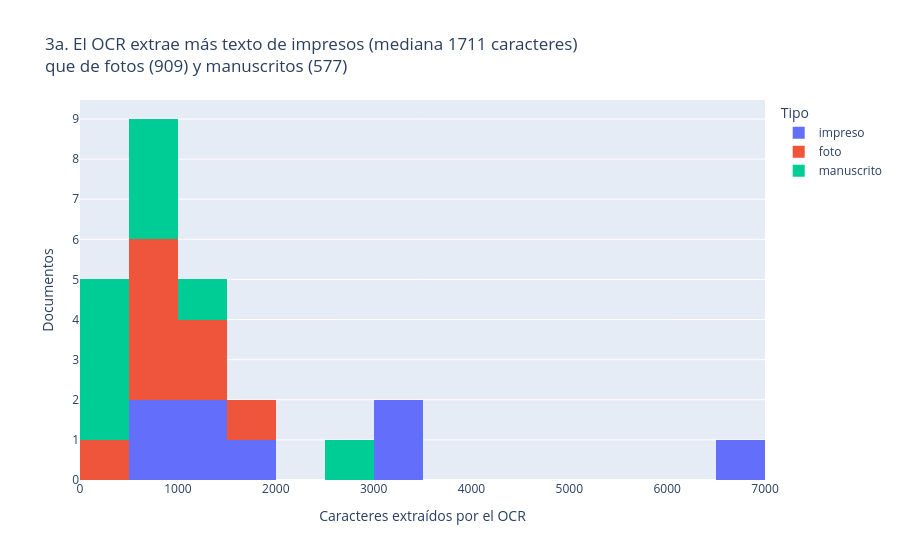
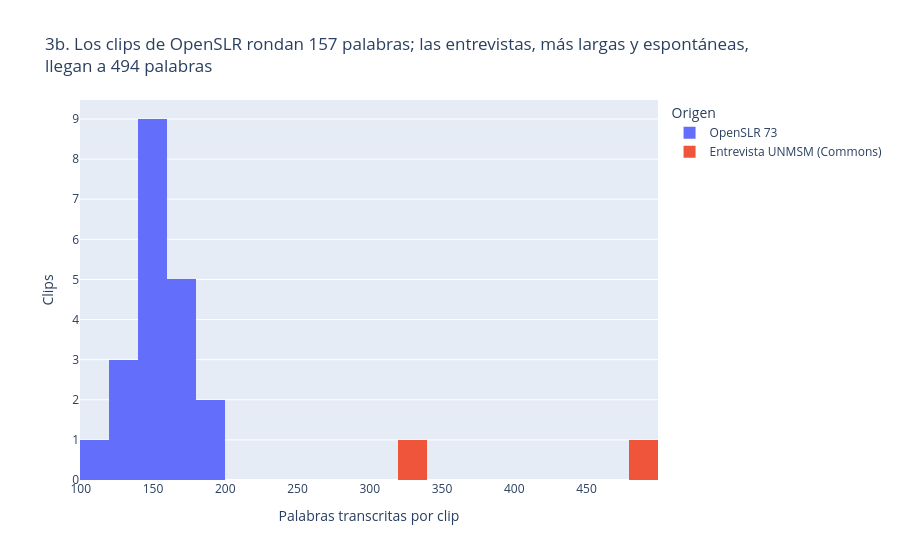

Notebook code cell kept with these figures, in order:
### Code cell
# PROCESO 6.3: Gráfico 3, longitud de los textos extraídos.
# Insumo: n_caracteres (OCR) y n_palabras (ASR).
# Resultado: dos histogramas (3a: caracteres OCR por tipo; 3b: palabras ASR por origen), cada uno con su propia escala.
med = docs.groupby("tipo")["n_caracteres"].median()
fig3a = px.histogram(docs, x="n_caracteres", color="tipo", nbins=14, barmode="stack",
                     category_orders={"tipo": ["impreso", "foto", "manuscrito"]},
                     labels={"n_caracteres": "Caracteres extraídos por el OCR", "tipo": "Tipo"},
                     title=(f"3a. El OCR extrae más texto de impresos (mediana {med['impreso']:.0f} caracteres)<br>"
                            f"que de fotos ({med['foto']:.0f}) y manuscritos ({med['manuscrito']:.0f})"))
fig3a.update_yaxes(title="Documentos")
mostrar(fig3a, "grafico_3a_longitud_ocr")

med_asr = clips.groupby("origen")["n_palabras"].median()
fig3b = px.histogram(clips, x="n_palabras", color="origen", nbins=20, barmode="stack",
                     labels={"n_palabras": "Palabras transcritas por clip", "origen": "Origen"},
                     title=(f"3b. Los clips de OpenSLR rondan {med_asr['OpenSLR 73']:.0f} palabras; las entrevistas, más largas "
                            f"y espontáneas,<br>llegan a {clips['n_palabras'].max():.0f} palabras"))
fig3b.update_yaxes(title="Clips")
mostrar(fig3b, "grafico_3b_longitud_asr")

### Figure 1 — Plotly figure (JSON) as saved in the notebook; plotly's stock layout.template omitted (floating-point values rounded to 4 significant figures)
{"data": [{"bingroup": "x", "hovertemplate": "Tipo=impreso<br>Caracteres extraídos por el OCR=%{x}<br>count=%{y}<extra></extra>", "legendgroup": "impreso", "marker": {"color": "#636efa", "pattern": {"shape": ""}}, "name": "impreso", "nbinsx": 14, "orientation": "v", "showlegend": true, "type": "histogram", "x": [1947, 3104, 3095, 6513, 752, 515, 1475, 1447], "xaxis": "x", "yaxis": "y"}, {"bingroup": "x", "hovertemplate": "Tipo=foto<br>Caracteres extraídos por el OCR=%{x}<br>count=%{y}<extra></extra>", "legendgroup": "foto", "marker": {"color": "#EF553B", "pattern": {"shape": ""}}, "name": "foto", "nbinsx": 14, "orientation": "v", "showlegend": true, "type": "histogram", "x": [1190, 1604, 899, 273, 1226, 914, 904, 900], "xaxis": "x", "yaxis": "y"}, {"bingroup": "x", "hovertemplate": "Tipo=manuscrito<br>Caracteres extraídos por el OCR=%{x}<br>count=%{y}<extra></extra>", "legendgroup": "manuscrito", "marker": {"color": "#00cc96", "pattern": {"shape": ""}}, "name": "manuscrito", "nbinsx": 14, "orientation": "v", "showlegend": true, "type": "histogram", "x": [441, 577, 385, 1129, 2650, 324, 181, 702, 636], "xaxis": "x", "yaxis": "y"}], "layout": {"barmode": "stack", "legend": {"title": {"text": "Tipo"}, "tracegroupgap": 0}, "title": {"text": "3a. El OCR extrae más texto de impresos (mediana 1711 caracteres)<br>que de fotos (909) y manuscritos (577)"}, "xaxis": {"anchor": "y", "domain": [0.0, 1.0], "title": {"text": "Caracteres extraídos por el OCR"}}, "yaxis": {"anchor": "x", "domain": [0.0, 1.0], "title": {"text": "Documentos"}}}}

### Figure 2 — Plotly figure (JSON) as saved in the notebook; plotly's stock layout.template omitted (floating-point values rounded to 4 significant figures)
{"data": [{"bingroup": "x", "hovertemplate": "Origen=OpenSLR 73<br>Palabras transcritas por clip=%{x}<br>count=%{y}<extra></extra>", "legendgroup": "OpenSLR 73", "marker": {"color": "#636efa", "pattern": {"shape": ""}}, "name": "OpenSLR 73", "nbinsx": 20, "orientation": "v", "showlegend": true, "type": "histogram", "x": [133, 116, 126, 160, 152, 141, 147, 157, 157, 157, 187, 165, 160, 179, 167, 136, 157, 185, 157, 147], "xaxis": "x", "yaxis": "y"}, {"bingroup": "x", "hovertemplate": "Origen=Entrevista UNMSM (Commons)<br>Palabras transcritas por clip=%{x}<br>count=%{y}<extra></extra>", "legendgroup": "Entrevista UNMSM (Commons)", "marker": {"color": "#EF553B", "pattern": {"shape": ""}}, "name": "Entrevista UNMSM (Commons)", "nbinsx": 20, "orientation": "v", "showlegend": true, "type": "histogram", "x": [330, 494], "xaxis": "x", "yaxis": "y"}], "layout": {"barmode": "stack", "legend": {"title": {"text": "Origen"}, "tracegroupgap": 0}, "title": {"text": "3b. Los clips de OpenSLR rondan 157 palabras; las entrevistas, más largas y espontáneas,<br>llegan a 494 palabras"}, "xaxis": {"anchor": "y", "domain": [0.0, 1.0], "title": {"text": "Palabras transcritas por clip"}}, "yaxis": {"anchor": "x", "domain": [0.0, 1.0], "title": {"text": "Clips"}}}}
